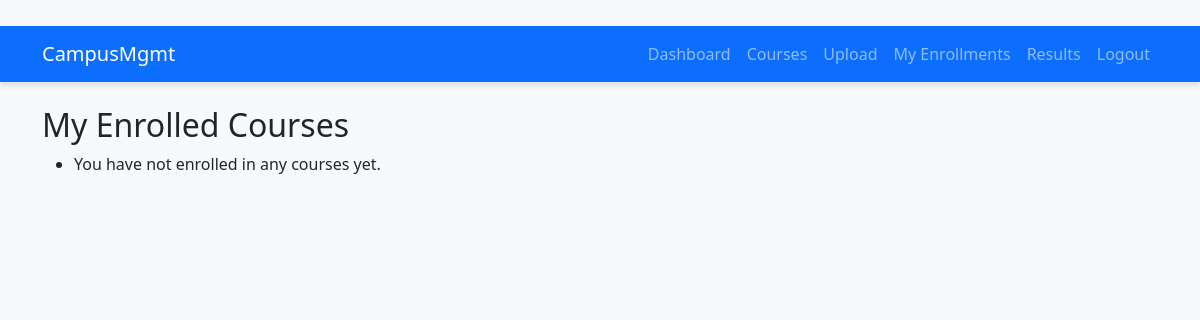
The page /courses/my/ (signed in) on the database as committed earlier.
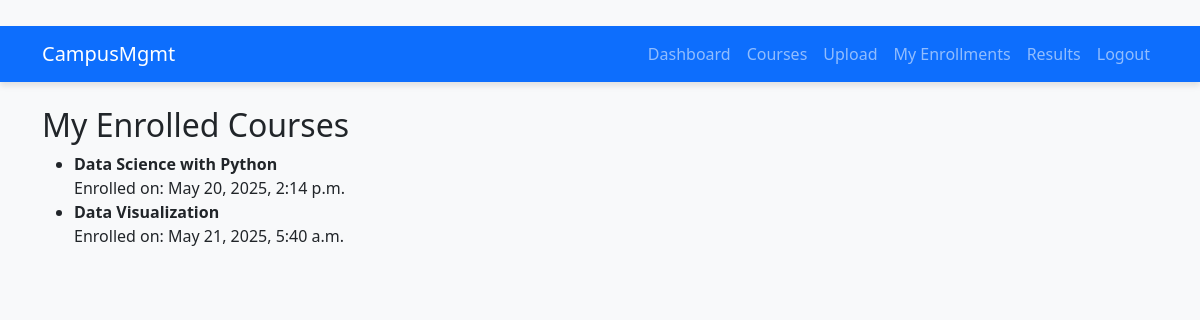
The same page on the database as committed later.
### courses/models.py (models this page shows, shortened)
class Enrollment(models.Model):
     student = models.ForeignKey(User, on_delete=models.CASCADE, limit_choices_to={'role': 'student'})
     course = models.ForeignKey(Course, on_delete=models.CASCADE)
     enrolled_on = models.DateTimeField(auto_now_add=True)
     class Meta:
         unique_together = ('student', 'course')

class Course(models.Model):
    name = models.CharField(max_length=100)
    description = models.TextField()
    teacher = models.ForeignKey(User, on_delete=models.CASCADE, limit_choices_to={'role': 'teacher'})
    created_at = models.DateTimeField(auto_now_add=True)

### courses/views.py (the view)
# urls.py: path('my/', views.my_enrollments, name='my-courses'),
@login_required
def my_enrollments(request):
    enrollments = Enrollment.objects.filter(student=request.user)
    return render(request, 'courses/my_courses.html', {'enrollments': enrollments})

### templates/courses/my_courses.html (shortened to what this page needs)
{% extends 'base.html' %}
{% block content %}
<h2>My Enrolled Courses</h2>
<ul>
    {% for enrollment in enrollments %}
        <li>
            <strong>{{ enrollment.course.name }}</strong> <br>
            Enrolled on: {{ enrollment.enrolled_on|date:"F j, Y, g:i a" }}
        </li>
    {% empty %}
        <li>You have not enrolled in any courses yet.</li>
    {% endfor %}
</ul>
{% endblock %}

Rows that differ between the two databases and show on the page:
added Enrollment: course.name "Data Science with Python", enrolled_on "May 20, 2025, 2:14 p.m."
added Enrollment: course.name "Data Visualization", enrolled_on "May 21, 2025, 5:40 a.m."
Other text that changed with them:
text no longer shown: "You have not enrolled in any courses yet."
